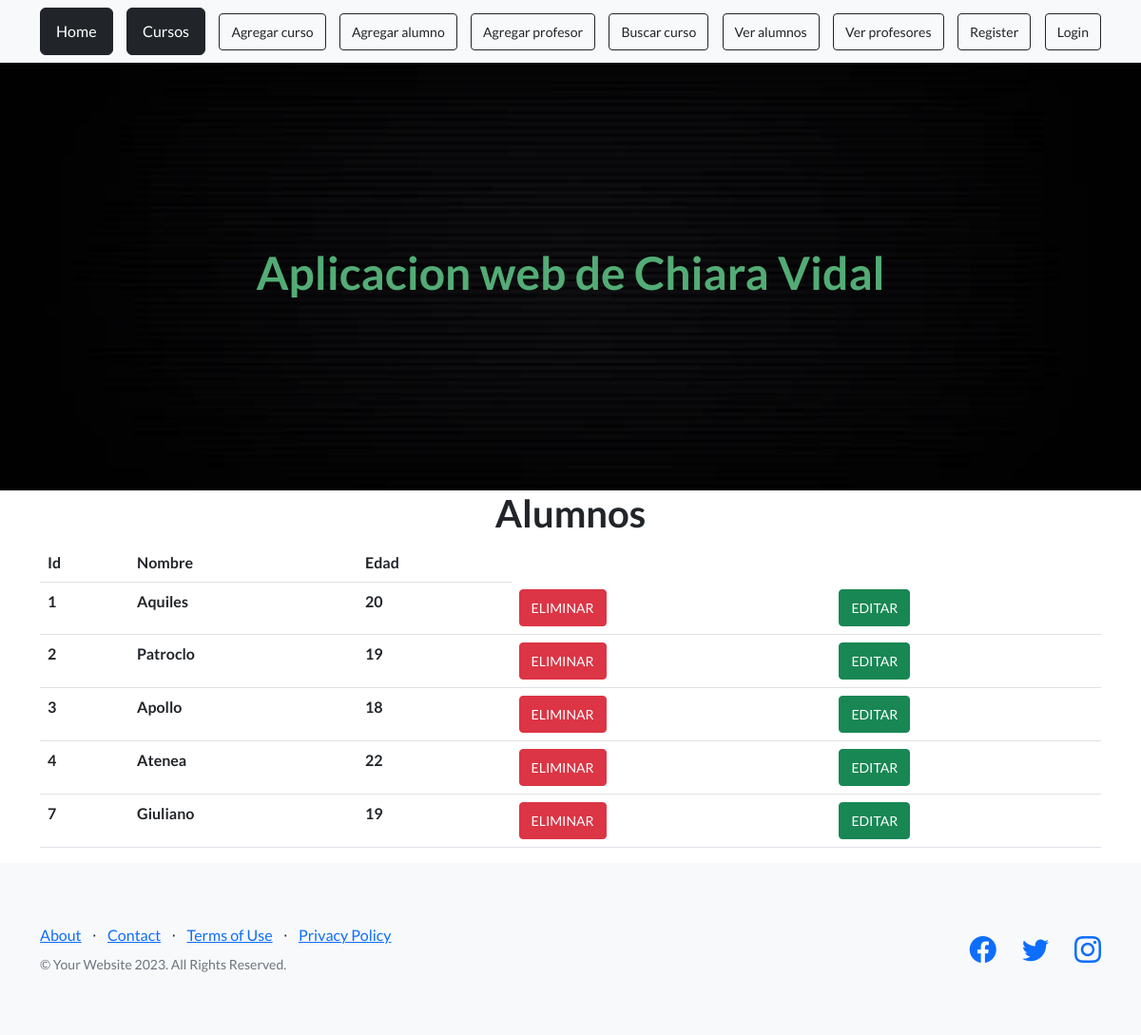
The page /AppChiara/ver_alumnos on the database its author committed.
### AppChiara/models.py (models this page shows, shortened)
class Alumno(models.Model):
    nombre = models.CharField(max_length=30)
    edad = models.IntegerField()

### AppChiara/views.py (the view)
# urls.py: path("ver_alumnos", views.ver_alumnos , name="Ver alumnos"),
def ver_alumnos(request):
    alumnos = Alumno.objects.all()
    avatares = Avatar.objects.filter(user=request.user.id)
    return render( request , "alumnos.html", {"alumnos":alumnos, "url": avatares[0].imagen.url if avatares.exists() else None})

### AppChiara/template/alumnos.html
{% extends 'padre.html' %}
{% load static %}
{% block contenido %}
<main class="container">
    <h1 class="text-xl-center title"> Alumnos </h1>
    <table class="table">
        <thead>
            <tr>
                <th>Id</th>
                <th>Nombre</th>
                <th>Edad</th>
            </tr>
        </thead>
        <tbody>
            {% for n in alumnos %}
            <tr>
                <th scope="row">{{n.id}}</th>
                <th>{{n.nombre}}</th>
                <th>{{n.edad}}</th>
                <td><a href="{% url 'elimina_alumno' n.id %}" class="btn btn-danger btn-sm">ELIMINAR</a></td>
                <td><a href="{% url 'editar_alumno'  n.id %}" class="btn btn-success btn-sm">EDITAR</a></td>
            </tr>
            {% endfor %}
        </tbody>
    </table>
</main>
{% endblock %}

### rows shown on the page
Alumno: id "1", nombre "Aquiles", edad "20"
Alumno: id "2", nombre "Patroclo", edad "19"
Alumno: id "3", nombre "Apollo", edad "18"
Alumno: id "4", nombre "Atenea", edad "22"
Alumno: id "7", nombre "Giuliano", edad "19"
